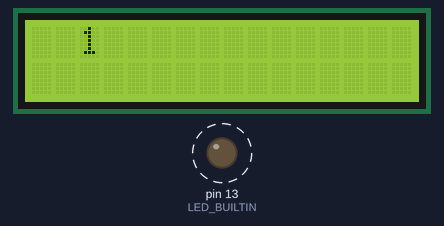
The sketch below on a simulated Arduino Uno, built with avr-gcc and run on an emulated ATmega328P. Parts: 16×2 character LCD, output pins drawn as LEDs (lit = HIGH). Dashed ring = blinking.

Above: at 0.1 s.
At 9.1 s:
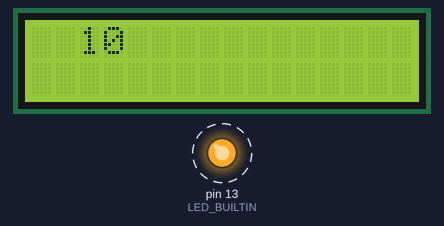
At 19.1 s:
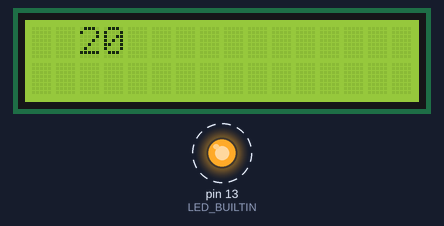
At 39.1 s:
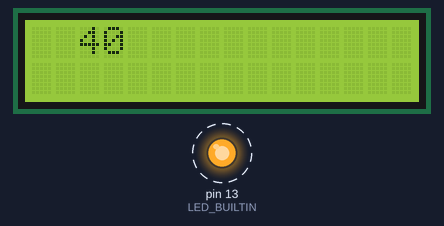
Timing chart, 0 to 40.0 s (numbered marks = the images above):
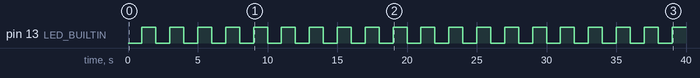

Measured:
- by itself, pin 13 (LED_BUILTIN): alternates HIGH for 1.0 s and LOW for 1.0 s
- what the display in image 1 shows lasts 1.0 s, from 9.0 s to 10.0 s

The sketch:

retardos.ino
```cpp
#include <LiquidCrystal.h>
#include <TimerOne.h>
const int rs = 8, en = 9, d4 = 4, d5 = 5, d6 = 6, d7 = 7;
LiquidCrystal lcd(rs, en, d4, d5, d6, d7);
boolean ena=false;
int count=1;
void setup() {
  Timer1.initialize(1000000);
  Timer1.start();
  //Timer1.attachInterrupt(cambio);
  Timer1.attachInterrupt(conteo_int);
  pinMode(LED_BUILTIN,OUTPUT);
  digitalWrite(LED_BUILTIN,LOW);
  lcd.begin(16,2);
  lcd.clear();
}

void loop() {
  //lcd.clear();
  lcd.setCursor(0,0);
  //if(ena==true){digitalWrite(LED_BUILTIN,HIGH),lcd.print("True ");}
  //else{digitalWrite(LED_BUILTIN,LOW),lcd.print("False");}
  lcd.print("  "+String(count));
  if(count%2==0){digitalWrite(LED_BUILTIN,HIGH);}
  else{digitalWrite(LED_BUILTIN,LOW);}

}

void cambio(){
  if(ena==true){ena==false;}
  else{ena==true;}
  }

void conteo_int(){
  count++;
  }
```
